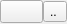
<?xml version="1.0" encoding="UTF-8"?>
<ui version="4.0">
 <class>PortWidget</class>
 <widget class="QWidget" name="PortWidget">
  <property name="geometry">
   <rect>
    <x>0</x>
    <y>0</y>
    <width>65</width>
    <height>24</height>
   </rect>
  </property>
  <property name="windowTitle">
   <string>Form</string>
  </property>
  <layout class="QHBoxLayout" name="layout">
   <property name="spacing">
    <number>0</number>
   </property>
   <property name="leftMargin">
    <number>0</number>
   </property>
   <property name="topMargin">
    <number>0</number>
   </property>
   <property name="rightMargin">
    <number>0</number>
   </property>
   <property name="bottomMargin">
    <number>0</number>
   </property>
   <item>
    <widget class="QPushButton" name="button">
     <property name="sizePolicy">
      <sizepolicy hsizetype="Maximum" vsizetype="Fixed">
       <horstretch>0</horstretch>
       <verstretch>0</verstretch>
      </sizepolicy>
     </property>
     <property name="font">
      <font>
       <pointsize>10</pointsize>
      </font>
     </property>
    </widget>
   </item>
   <item>
    <widget class="QToolButton" name="toolButton">
     <property name="text">
      <string>.. </string>
     </property>
     <property name="popupMode">
      <enum>QToolButton::InstantPopup</enum>
     </property>
    </widget>
   </item>
  </layout>
  <action name="actionSetConst">
   <property name="text">
    <string>Set const</string>
   </property>
  </action>
  <action name="actionDisconnect">
   <property name="text">
    <string>Disconnect all</string>
   </property>
  </action>
 </widget>
 <resources/>
 <connections>
  <connection>
   <sender>actionSetConst</sender>
   <signal>triggered()</signal>
   <receiver>PortWidget</receiver>
   <slot>openConstDialog()</slot>
   <hints>
    <hint type="sourcelabel">
     <x>-1</x>
     <y>-1</y>
    </hint>
    <hint type="destinationlabel">
     <x>199</x>
     <y>149</y>
    </hint>
   </hints>
  </connection>
  <connection>
   <sender>button</sender>
   <signal>clicked()</signal>
   <receiver>PortWidget</receiver>
   <slot>connectPort_private()</slot>
   <hints>
    <hint type="sourcelabel">
     <x>38</x>
     <y>11</y>
    </hint>
    <hint type="destinationlabel">
     <x>52</x>
     <y>11</y>
    </hint>
   </hints>
  </connection>
  <connection>
   <sender>actionDisconnect</sender>
   <signal>triggered()</signal>
   <receiver>PortWidget</receiver>
   <slot>disconnectPort_private()</slot>
   <hints>
    <hint type="sourcelabel">
     <x>-1</x>
     <y>-1</y>
    </hint>
    <hint type="destinationlabel">
     <x>52</x>
     <y>11</y>
    </hint>
   </hints>
  </connection>
 </connections>
 <slots>
  <slot>openConstDialog()</slot>
  <slot>connectPort_private()</slot>
  <slot>disconnectPort_private()</slot>
 </slots>
</ui>
